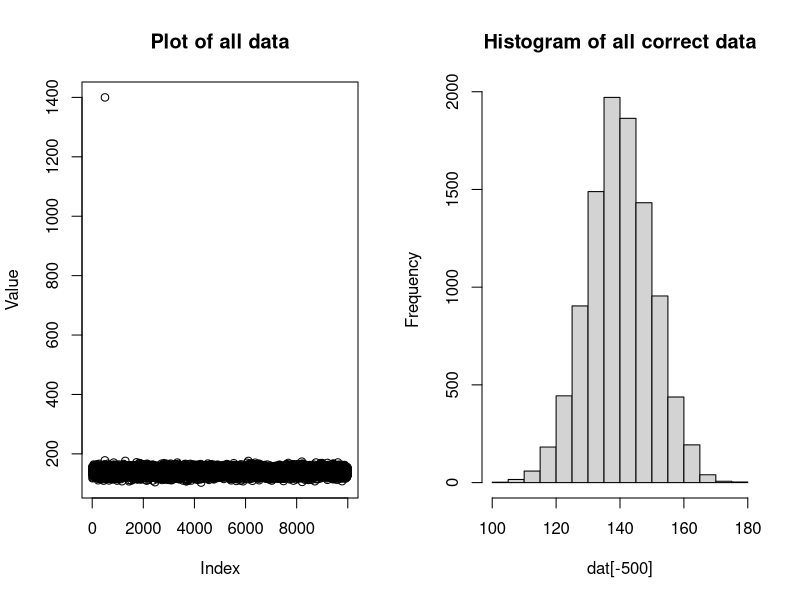
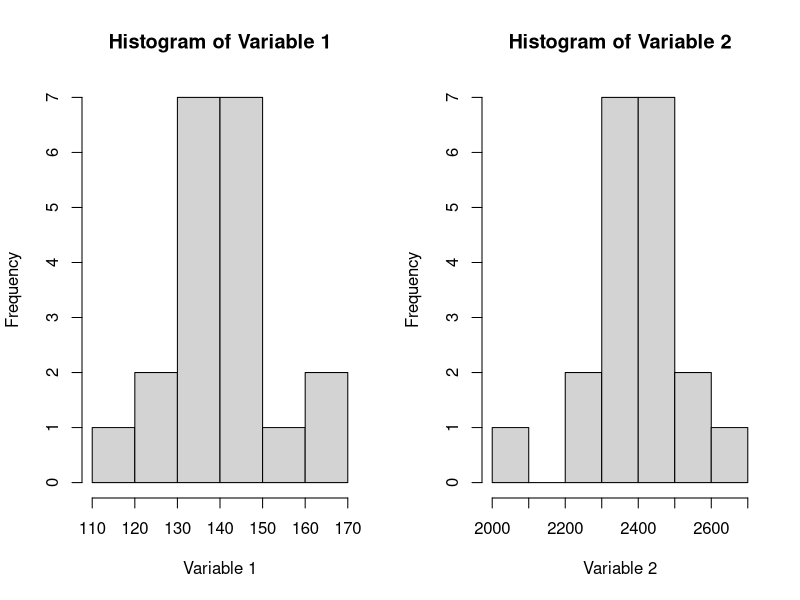
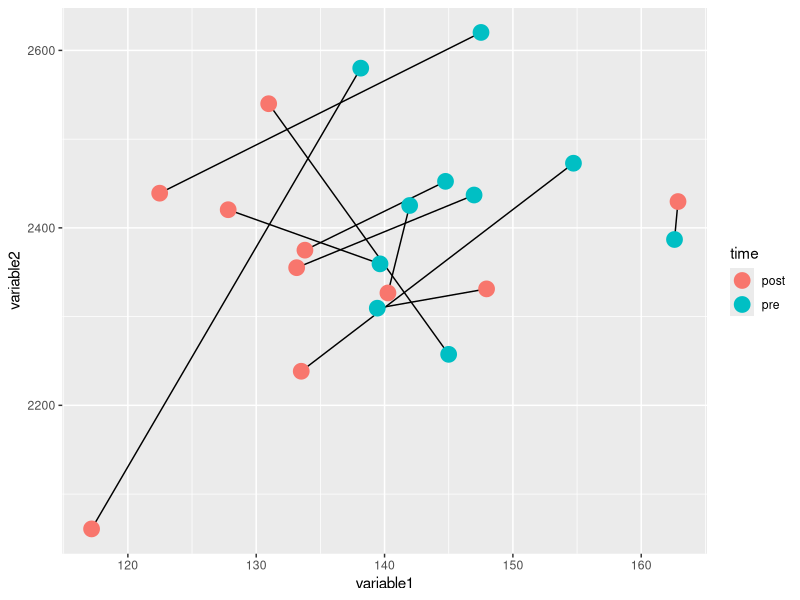

R code for these plots, in order:
## ---- chunk 1
knitr::opts_chunk$set(echo = FALSE)
## ---- chunk 2
set.seed(1)
dat<-rnorm(10000, 140, 10)
dat[500]<-1400
## ---- chunk 3
par(mfrow=c(1,2))
plot(dat, ylab="Value", main="Plot of all data")
hist(dat[-500], main="Histogram of all correct data")
## ---- chunk 4

d<-data.frame(subject=rep(c(paste("FP", seq(1:10))), 2), 
           time=c(rep("pre", 10), rep("post", 10)), 
           variable1=c(rnorm(10, 150, 10), rnorm(10, 135, 15)),
           variable2=c(rnorm(10, 2500, 150), rnorm(10, 2300, 150)))


par(mfrow=c(1,2))
hist(d$variable1, main="Histogram of Variable 1", xlab="Variable 1")
hist(d$variable2, main="Histogram of Variable 2", xlab="Variable 2")
## ---- chunk 5
library(ggplot2)
p1<-ggplot(d, aes(variable1, variable2, color=time, label=subject, group=subject))+geom_line(color="black")+geom_point(size=5)

p1

